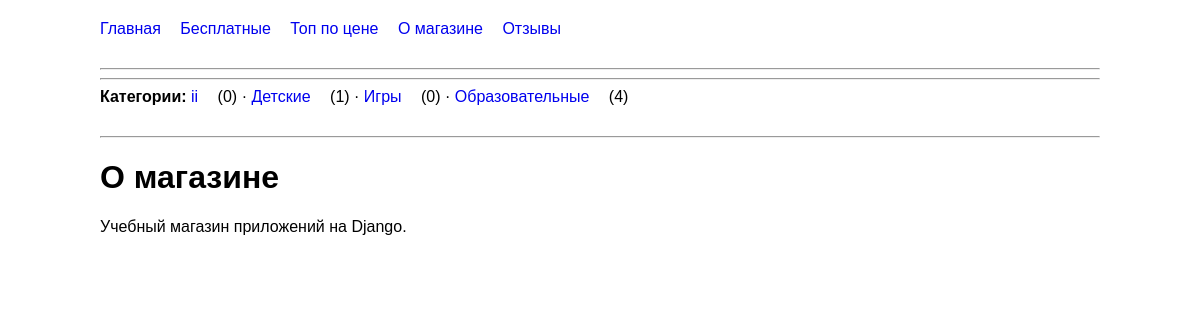
The page /about/ on the database its author committed.
### mainapp/models.py (models this page shows, shortened)
class Category(models.Model):
    name = models.CharField(max_length=50)

### mainapp/views.py (the view)
# urls.py: path('about/', views.AboutView.as_view(), name='about'),
class AboutView(TemplateView):
    template_name = 'mainapp/about.html'

### mainapp/context_processors.py (called while the page is built)
def store_menu(request):
    nav_categories = (
        Category.objects
        .annotate(apps_count=Count('apps'))
        .order_by('name')
    )
    return {
        'nav_categories': nav_categories,
    }

### mainapp/templates/mainapp/about.html (shortened to what this page needs)
{% extends 'mainapp/base.html' %}
{% block content %}
<h1>О магазине</h1>
<p>Учебный магазин приложений на Django.</p>
{% endblock %}

### mainapp/templates/mainapp/base.html (shortened to what this page needs)
{% load static %}
<!DOCTYPE html>
<html lang="ru">
<head>
    <link rel="stylesheet" href="{% static 'mainapp/style.css' %}">
</head>
<nav>
    <a href="{% url 'mainapp:home' %}">Главная</a>
    <a href="{% url 'mainapp:free' %}">Бесплатные</a>
    <a href="{% url 'mainapp:top' %}">Топ по цене</a>
    <a href="{% url 'mainapp:about' %}">О магазине</a>
    <a href="{% url 'mainapp:reviews' %}">Отзывы</a>
</nav>
<hr>
<hr>
<nav>
    <strong>Категории:</strong>
    {% for category in nav_categories %}
        <a href="{% url 'mainapp:category_detail' category.id category.name %}">
            {{ category.name }}
        </a>
        ({{ category.apps_count }})
        {% if not forloop.last %}
            ·
        {% endif %}
    {% empty %}
        Категорий пока нет.
    {% endfor %}
</nav>
<hr>
{% block content %}
{% endblock %}
</body>
</html>

### mainapp/static/style.css (style rules this page uses)
nav { margin-bottom: 30px; }
nav a { margin-right: 15px; text-decoration: none; }

### rows shown on the page
Category: name "ii", apps_count "0"
Category: name "Детские", apps_count "1"
Category: name "Игры", apps_count "0"
Category: name "Образовательные", apps_count "4"
